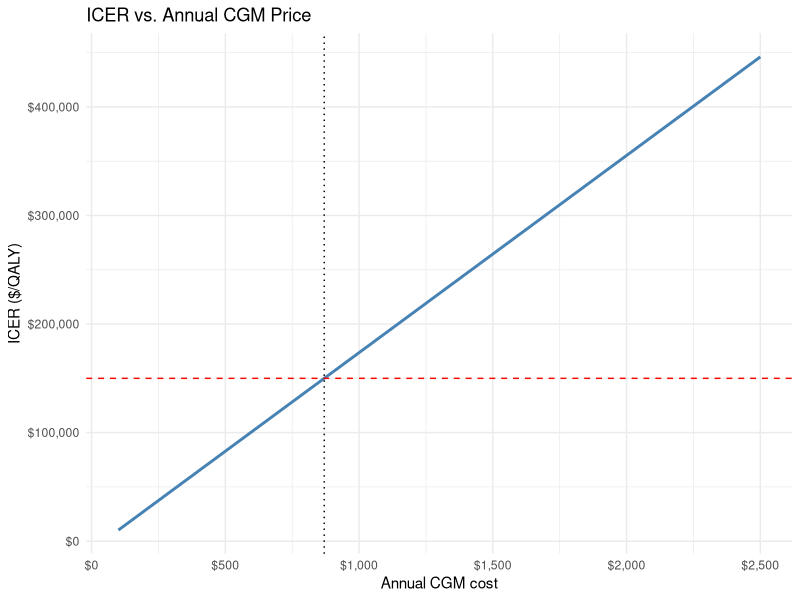
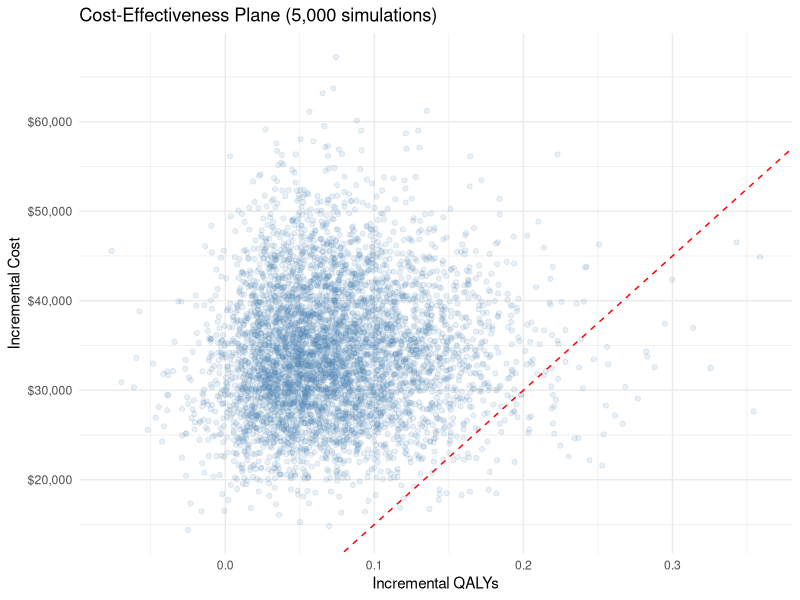
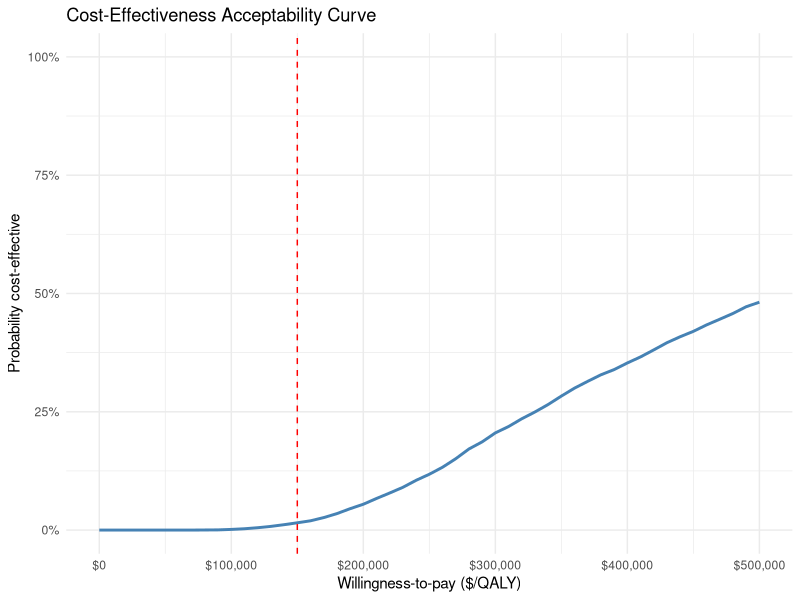

The R source for these figures, in order:
## ---- chunk 1
#| label: setup

library(tidyverse)

n_cycles <- 20
discount <- 0.03
states   <- c("Stable", "Complication", "Dead")
disc     <- 1 / (1 + discount)^(0:n_cycles)

md_hba1c     <- 0.42     # meta-analysis MD, magnitude
rrr_per_1pct <- 0.37     # UKPDS 35
rrr_scaled   <- 1 - (1 - rrr_per_1pct)^(md_hba1c / 1.0)

p_stable_comp_bgm <- 0.030
p_stable_comp_cgm <- 0.030 * (1 - rrr_scaled)
p_stable_death    <- 0.015
p_comp_death      <- 0.025

c_cgm <- 2500; c_comp <- 3000; c_stable <- 1500
u_stable <- 0.87; u_comp <- 0.75

make_tm <- function(p_event, p_sd, p_pd) {
  matrix(c(1 - p_event - p_sd, p_event, p_sd,
           0, 1 - p_pd, p_pd,
           0, 0, 1),
         nrow = 3, byrow = TRUE, dimnames = list(from = states, to = states))
}
run_markov <- function(tm, n_cycles) {
  tr <- matrix(0, n_cycles + 1, 3, dimnames = list(cycle = 0:n_cycles, state = states))
  tr[1, ] <- c(1000, 0, 0)
  for (t in 1:n_cycles) tr[t + 1, ] <- tr[t, ] %*% tm
  tr
}
tally <- function(trace, cost_vec, qaly_vec) {
  cc <- (trace %*% cost_vec) / 1000
  cq <- (trace %*% qaly_vec) / 1000
  c(cost = sum(cc * disc), qaly = sum(cq * disc))
}

tm_bgm <- make_tm(p_stable_comp_bgm, p_stable_death, p_comp_death)
tm_cgm <- make_tm(p_stable_comp_cgm, p_stable_death, p_comp_death)
qaly_vec <- c(u_stable, u_comp, 0)
cost_bgm <- c(c_stable, c_comp, 0)
cost_cgm <- c(c_stable + c_cgm, c_comp + c_cgm, 0)

res_bgm <- tally(run_markov(tm_bgm, n_cycles), cost_bgm, qaly_vec)
res_cgm <- tally(run_markov(tm_cgm, n_cycles), cost_cgm, qaly_vec)
d_cost_base <- res_cgm["cost"] - res_bgm["cost"]
d_qaly_base <- res_cgm["qaly"] - res_bgm["qaly"]
icer_base   <- d_cost_base / d_qaly_base
## ---- chunk 2
#| label: param-table

tibble(
  Parameter = c("HbA1c mean difference (CGM vs BGM)", "UKPDS RRR per 1% HbA1c",
                "Scaled RRR at −0.42%", "Baseline complication rate (annual)",
                "Background mortality (Stable)", "Mortality (Complication)",
                "CGM annual cost", "Complication annual cost",
                "Background care cost (Stable, annual)",
                "Utility: Stable", "Utility: Complication",
                "Discount rate", "Time horizon"),
  Value = c("−0.42% (95% CI −0.59, −0.25)", "37% (95% CI 33–41%)",
            paste0(round(rrr_scaled*100,1), "%"), "0.030", "0.015", "0.025",
            "$2,500", "$3,000", "$1,500",
            "0.87", "0.75", "3%", "20 years"),
  Source = c("Meta-analysis (8 RCTs)", "UKPDS 35 (Stratton et al., BMJ 2000)",
             "Calculated", "Illustrative", "Life tables", "Illustrative",
             "Device pricing", "Costing study", "Illustrative",
             "Utility study", "Utility study", "Convention", "—")
) %>% knitr::kable(caption = "Base-case model inputs.")
## ---- chunk 3
#| label: base-results

tibble(
  Arm = c("BGM", "CGM", "Incremental"),
  Cost = c(res_bgm["cost"], res_cgm["cost"], d_cost_base),
  QALYs = c(res_bgm["qaly"], res_cgm["qaly"], d_qaly_base)
) %>%
  mutate(Cost = paste0("$", format(round(Cost), big.mark=",")), QALYs = round(QALYs, 3)) %>%
  knitr::kable(caption = "Base-case costs and QALYs per patient (discounted).")
## ---- chunk 4
#| label: owsa-ukpds

run_icer_ukpds <- function(rrr1) {
  rrr_s <- 1 - (1 - rrr1)^(md_hba1c / 1.0)
  tm_c  <- make_tm(p_stable_comp_bgm * (1 - rrr_s), p_stable_death, p_comp_death)
  rb <- tally(run_markov(tm_bgm, n_cycles), cost_bgm, qaly_vec)
  rt <- tally(run_markov(tm_c,   n_cycles), cost_cgm, qaly_vec)
  (rt["cost"] - rb["cost"]) / (rt["qaly"] - rb["qaly"])
}
tibble(Scenario = c("UKPDS low (33%)", "Base case (37%)", "UKPDS high (41%)"),
       ICER = sapply(c(0.33, 0.37, 0.41), run_icer_ukpds)) %>%
  mutate(ICER = paste0("$", format(round(ICER), big.mark=","))) %>%
  knitr::kable(caption = "ICER across the UKPDS 95% CI.")
## ---- chunk 5
#| label: owsa-price
#| fig-width: 8
#| fig-height: 4.5

run_icer_price <- function(price) {
  ct <- c(c_stable + price, c_comp + price, 0)
  rb <- tally(run_markov(tm_bgm, n_cycles), cost_bgm, qaly_vec)
  rt <- tally(run_markov(tm_cgm, n_cycles), ct, qaly_vec)
  (rt["cost"] - rb["cost"]) / (rt["qaly"] - rb["qaly"])
}
prices <- seq(100, 2500, by = 100)
price_df <- tibble(price = prices, icer = sapply(prices, run_icer_price))
threshold_price <- approx(price_df$icer, price_df$price, xout = 150000)$y

ggplot(price_df, aes(price, icer)) +
  geom_line(color = "steelblue", linewidth = 1) +
  geom_hline(yintercept = 150000, linetype = "dashed", color = "red") +
  geom_vline(xintercept = threshold_price, linetype = "dotted") +
  scale_x_continuous(labels = scales::dollar) + scale_y_continuous(labels = scales::dollar) +
  labs(title = "ICER vs. Annual CGM Price", x = "Annual CGM cost", y = "ICER ($/QALY)") +
  theme_minimal()
## ---- chunk 6
#| label: psa
#| fig-width: 8
#| fig-height: 4.5

set.seed(123)
n_sims <- 5000
md_se    <- (0.59 - 0.25) / (2 * 1.96)
md_d     <- abs(rnorm(n_sims, 0.42, md_se))
ukpds_se <- (0.41 - 0.33) / (2 * 1.96)
ukpds_d  <- rnorm(n_sims, 0.37, ukpds_se)

beta_params  <- function(m, n) list(a = m*n, b = (1-m)*n)
gamma_params <- function(m, s) list(shape = (m/s)^2, rate = m/(s^2))
pc_d  <- with(beta_params(0.030, 200), rbeta(n_sims, a, b))
sd_d  <- with(beta_params(0.015, 200), rbeta(n_sims, a, b))
pd_d  <- with(beta_params(0.025, 200), rbeta(n_sims, a, b))
us_d  <- with(beta_params(0.87, 100),  rbeta(n_sims, a, b))
uc_d  <- with(beta_params(0.75, 100),  rbeta(n_sims, a, b))
ccg_d <- with(gamma_params(2500, 500), rgamma(n_sims, shape, rate))
ccm_d <- with(gamma_params(3000, 600), rgamma(n_sims, shape, rate))
cst_d <- with(gamma_params(1500, 300), rgamma(n_sims, shape, rate))

psa_cgm <- tibble(d_cost = numeric(n_sims), d_qaly = numeric(n_sims))
for (i in 1:n_sims) {
  rrr_i <- max(0, min(1, 1 - (1 - ukpds_d[i])^(md_d[i] / 1.0)))
  tm_b <- make_tm(pc_d[i], sd_d[i], pd_d[i])
  tm_c <- make_tm(pc_d[i]*(1 - rrr_i), sd_d[i], pd_d[i])
  qv <- c(us_d[i], uc_d[i], 0)
  cb <- c(cst_d[i], ccm_d[i], 0)
  cc <- c(cst_d[i]+ccg_d[i], ccm_d[i]+ccg_d[i], 0)
  rb <- tally(run_markov(tm_b, n_cycles), cb, qv)
  rt <- tally(run_markov(tm_c, n_cycles), cc, qv)
  psa_cgm$d_cost[i] <- rt["cost"] - rb["cost"]
  psa_cgm$d_qaly[i] <- rt["qaly"] - rb["qaly"]
}
p_150 <- round(100 * mean(psa_cgm$d_cost < 150000 * psa_cgm$d_qaly), 2)

ggplot(psa_cgm, aes(d_qaly, d_cost)) +
  geom_point(alpha = 0.12, color = "steelblue") +
  geom_abline(slope = 150000, intercept = 0, linetype = "dashed", color = "red") +
  scale_y_continuous(labels = scales::dollar) +
  labs(title = "Cost-Effectiveness Plane (5,000 simulations)",
       x = "Incremental QALYs", y = "Incremental Cost") + theme_minimal()
## ---- chunk 7
#| label: ceac
#| fig-width: 8
#| fig-height: 4.5

thr <- seq(0, 500000, by = 10000)
ceac <- tibble(wtp = thr, p = sapply(thr, function(w) mean(psa_cgm$d_cost < w * psa_cgm$d_qaly)))
ggplot(ceac, aes(wtp, p)) +
  geom_line(color = "steelblue", linewidth = 1) +
  geom_vline(xintercept = 150000, linetype = "dashed", color = "red") +
  scale_x_continuous(labels = scales::dollar) + scale_y_continuous(labels = scales::percent, limits=c(0,1)) +
  labs(title = "Cost-Effectiveness Acceptability Curve", x = "Willingness-to-pay ($/QALY)", y = "Probability cost-effective") +
  theme_minimal()
